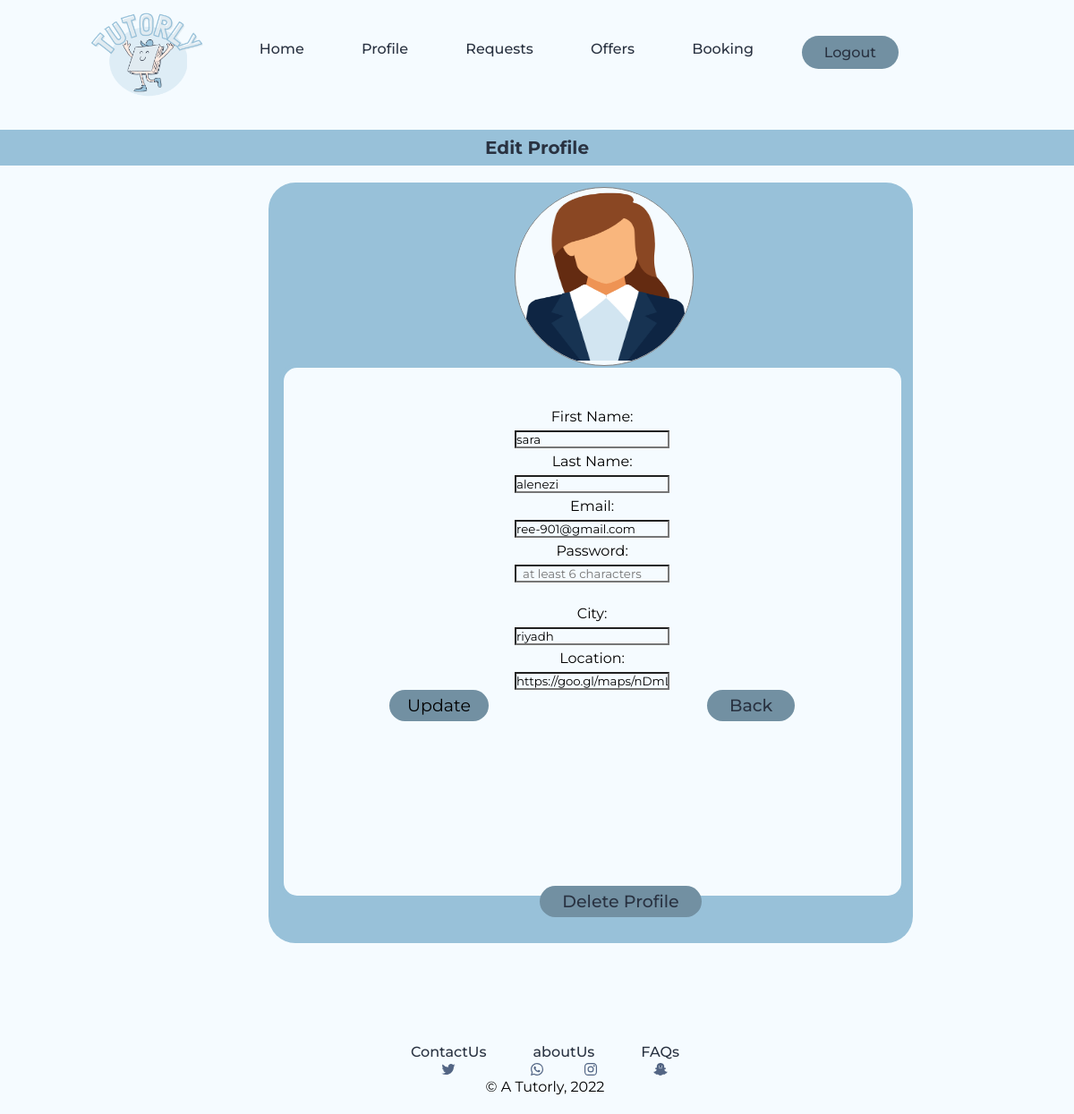
Page /php_files/EditProfileParent.php (signed in) on the earlier database version.
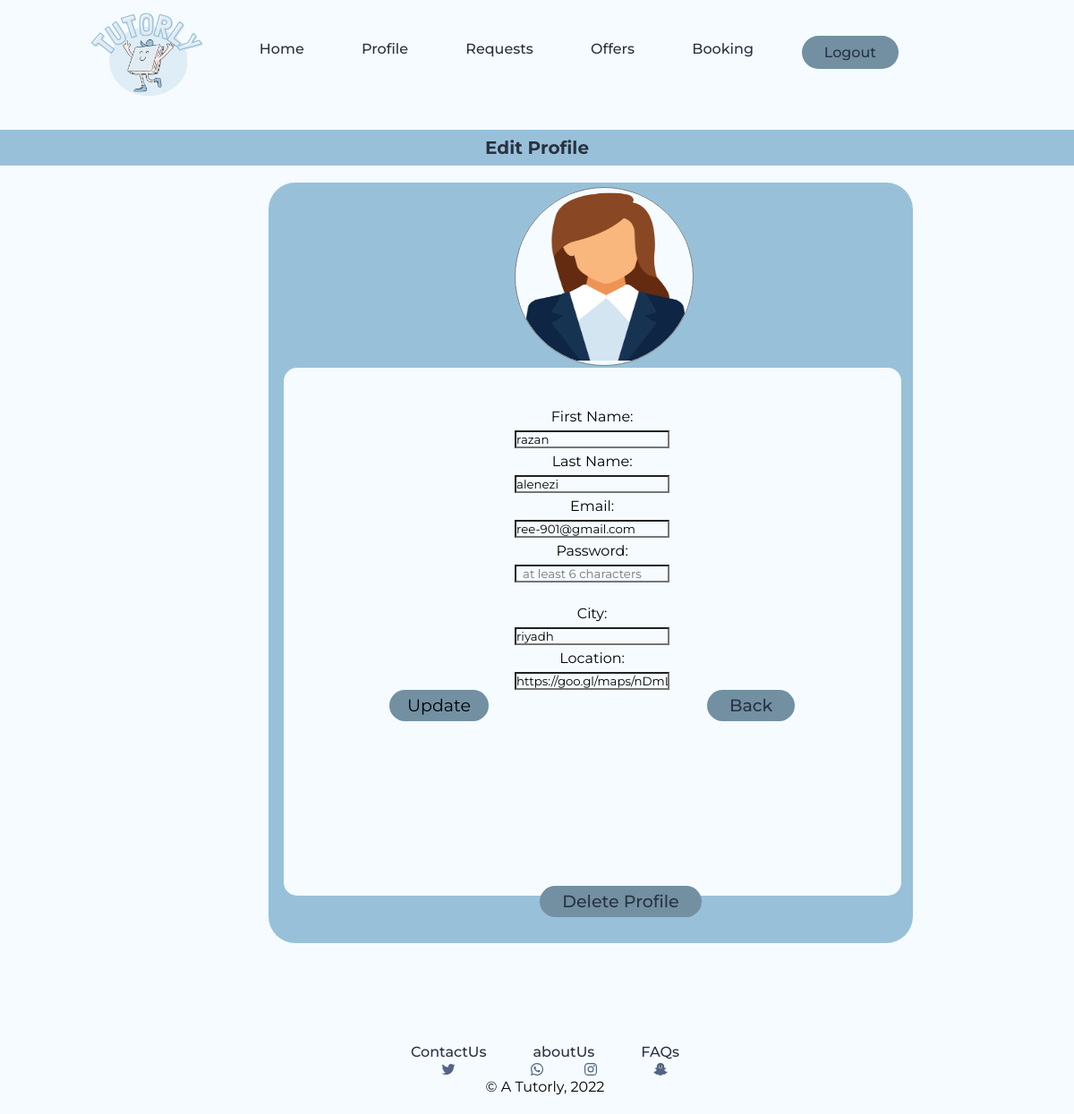
Same page on the later database version.
### tables this page shows
CREATE TABLE `parent` (
  `email` varchar(200) NOT NULL,
  `password` varchar(30) NOT NULL,
  `firstName` varchar(30) NOT NULL,
  `lastName` varchar(30) NOT NULL,
  `city` varchar(100) NOT NULL,
  `Location` varchar(200) NOT NULL,
  `img` varchar(100) NOT NULL
);

### php_files/EditProfileParent.php (the view, shortened to what this page needs)
<?php
$servername= "localhost";
$username= "root" ;
$password= "";
$dbname= "381" ;
$connection= mysqli_connect($servername,$username,$password,$dbname);
$fname_err = $lname_err = $email_err = $password_err = $city_err = $notification  = "";
     ?>
<?php include ("../php_files/parentHeader.php"); ?>
<!DOCTYPE html>
<html>
    <head>
    <link rel ="stylesheet" type= "text/css"
     href="../css_files/common.css">
     </head>
     <body>
        <h2>
                Edit Profile
            </h2>
            <form action="<?php echo $_SERVER["PHP_SELF"]; ?>"method="POST" enctype="multipart/form-data">
            <?php
                $currentUser = $_SESSION['email'];
                $sql = "SELECT * FROM `parent` WHERE email ='$currentUser'";
                $gotResuslts = mysqli_query($connection,$sql);
                if($gotResuslts){
                    if(mysqli_num_rows($gotResuslts)>0){
                        while($row = mysqli_fetch_array($gotResuslts)){
                        ?>
                <div class="holder">
                    <div class="profile-pic-div">
  <img src="../images/TutorPic1.png<?php echo $row['img']; ?>" id="photo"  alt="profile picture" />
</div>
<div class = "detail">
                     <br>
                     <label for="firstname">First Name:</label><span style="color:red"><?php echo $fname_err; ?> </span><br>
                <input type="text"  id="firstname" name="firstname" placeholder="Enter your first name"
                value="<?php echo $row['firstName']; ?>"><br>
                <label for="lastname">Last Name:</label><span style="color:red"><?php echo $lname_err; ?> </span>
                <br><input type="text" id="lastname" name="lastname" placeholder="Enter your last name"
                value="<?php echo $row['lastName']; ?>">
                <br> <label for="eMail">Email:</label><span style="color:red"> <?php echo $email_err; ?></span><br>
                <input type="email" class="inputing-text" id="eMail" name="eMail"placeholder=" example:a@gmail.com"
                value="<?php echo $row['email']; ?>"><br>
                <label for="password">Password:</label><span style="color:red"> <?php echo $password_err; ?></span><br>
                <input type="password" class="inputing-text" id="password" name="password" placeholder="  at least 6 characters ">
                <label >City:</label><br><span style="color:red"> <?php echo $city_err; ?></span>
                    <input type="text" class="inputing-text" id="loc" name= "city" placeholder=" example:Riyadh"
                    value="<?php echo $row['city']; ?>">
                <br> <label for="Location">Location:</label><br>
                <input type="text" id="Location" name="Location" placeholder="https://*******"
                value="<?php echo $row['Location']; ?>"><br>
                <input class="botton-bigger" type="submit" name="submit" value="Update" />
    <a class= "button1" href="../php_files/HomePageParent.php">Back</a>
    </div>
                <a class= "button1" href="../php_files/DeletProfileParent.php" style="margin-left: 10%;">Delete Profile</a>
                </div>
 <?php }}}
                       ?>
            <br><br>
            <br>
 <br>
            <?php include ("../php_files/footer.php"); ?>
     </body>
</html>

Differences in the rows shown:
changed parent "alenezi": firstname "sara" → "razan"
